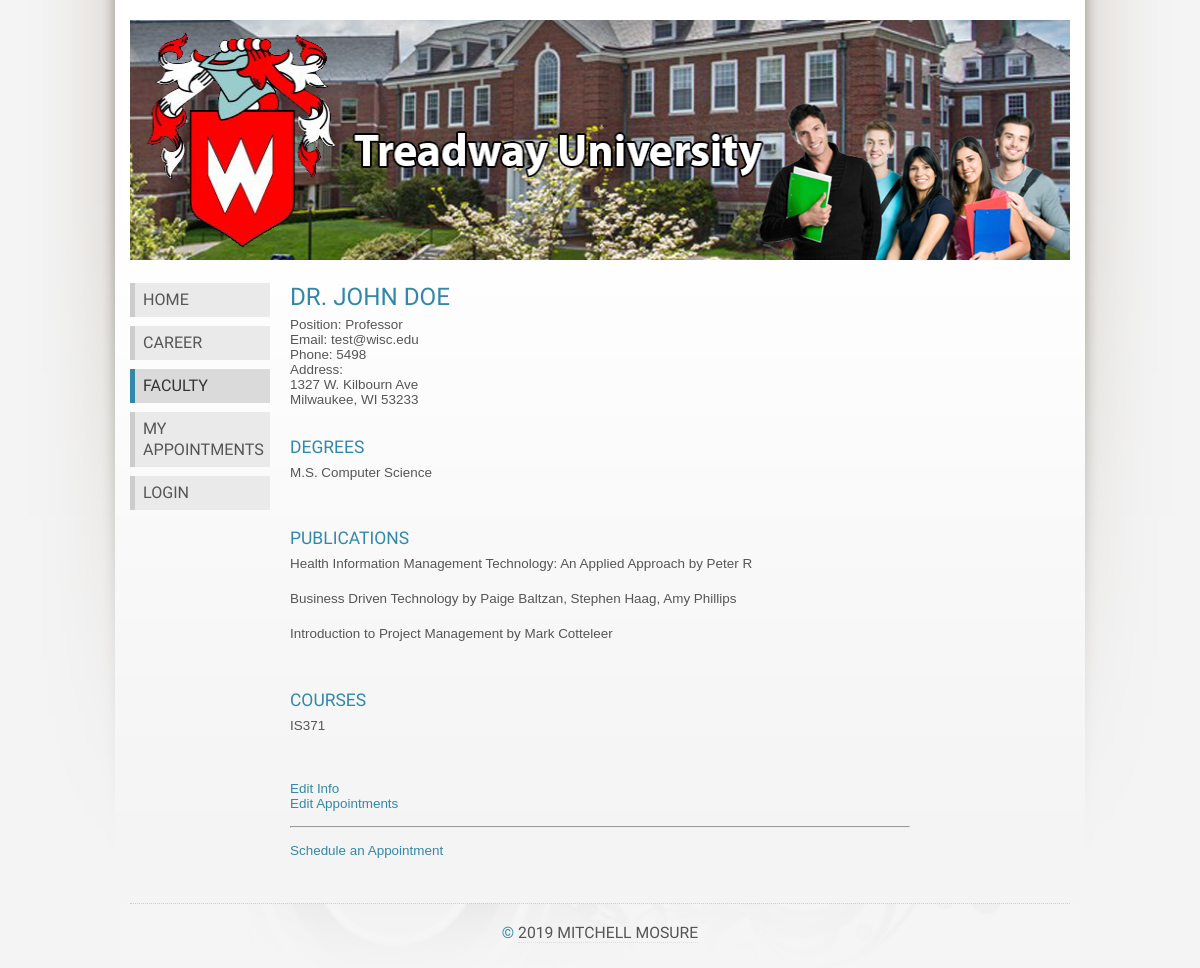
The page /individual.php?id=2 on the database its author committed.
### tables this page shows
CREATE TABLE `faculty` (
  `fac_id` int(10) unsigned NOT NULL AUTO_INCREMENT,
  `uid` int(10) unsigned NOT NULL,
  `position` varchar(100) DEFAULT NULL,
  PRIMARY KEY (`fac_id`),
  KEY `faculty_FK` (`uid`),
  CONSTRAINT `faculty_FK` FOREIGN KEY (`uid`) REFERENCES `users` (`user_id`)
);

CREATE TABLE `users` (
  `user_id` int(10) unsigned NOT NULL AUTO_INCREMENT,
  `username` varchar(20) NOT NULL DEFAULT '',
  `password` varchar(20) NOT NULL DEFAULT '',
  `admin` char(3) NOT NULL DEFAULT 'NO',
  `prefix` varchar(5) DEFAULT NULL,
  `first_name` varchar(50) NOT NULL DEFAULT '',
  `last_name` varchar(50) NOT NULL DEFAULT '',
  `street` varchar(50) DEFAULT NULL,
  `city` varchar(50) DEFAULT NULL,
  `state` char(2) DEFAULT NULL,
  `zip` int(5) DEFAULT '0',
  `phone` int(10) DEFAULT '0',
  `cell` int(10) DEFAULT '0',
  `email` varchar(50) NOT NULL DEFAULT '',
  `active` char(3) NOT NULL DEFAULT 'YES',
  PRIMARY KEY (`user_id`)
);

CREATE TABLE `fac_degrees` (
  `fac_id` int(10) unsigned NOT NULL,
  `name` varchar(100) DEFAULT NULL,
  `id` int(11) NOT NULL AUTO_INCREMENT,
  `index` int(11) DEFAULT NULL,
  PRIMARY KEY (`id`),
  KEY `fac_degrees_FK` (`fac_id`),
  CONSTRAINT `fac_degrees_FK` FOREIGN KEY (`fac_id`) REFERENCES `faculty` (`fac_id`)
);

CREATE TABLE `fac_publications` (
  `fac_id` int(10) unsigned NOT NULL,
  `name` varchar(100) DEFAULT NULL,
  `id` int(11) NOT NULL AUTO_INCREMENT,
  `index` int(10) unsigned DEFAULT NULL,
  PRIMARY KEY (`id`),
  KEY `fac_degrees_FK` (`fac_id`) USING BTREE,
  CONSTRAINT `fac_degrees_FK_copy` FOREIGN KEY (`fac_id`) REFERENCES `faculty` (`fac_id`)
);

CREATE TABLE `fac_courses` (
  `fac_id` int(10) unsigned NOT NULL,
  `name` varchar(100) DEFAULT NULL,
  `id` int(11) NOT NULL AUTO_INCREMENT,
  `index` int(11) DEFAULT NULL,
  PRIMARY KEY (`id`),
  KEY `fac_courses_FK` (`fac_id`),
  CONSTRAINT `fac_courses_FK` FOREIGN KEY (`fac_id`) REFERENCES `faculty` (`fac_id`)
);

### individual.php (the view, shortened to what this page needs)
<!DOCTYPE html PUBLIC "-//W3C//DTD XHTML 1.1 Strict//EN" "http://www.w3.org/TR/xhtml1/DTD/xhtml1-strict.dtd">
<html xmlns="http://www.w3.org/1999/xhtml" lang="en" xml:lang="en">
	<head>
		<link rel="stylesheet" type="text/css" href="origo.css" title="Origo" media="all"/>
	</head>
	<body class="light blue smaller freestyle01">
		<div id="layout">
			<div class="row">
				<div class="col c12 aligncenter">
					<img src="images/front.png" width="960" height="240" alt="" />
				</div>
			</div>
			<div class="row" style="min-height: 600px;">
				<div class="col c2 alignleft">
					<ul class="menu">
						<li><a href="index.php">Home</a></li>
						<li><a href="career.php">Career</a></li>
						<li><a class="current" href="faculty.php">Faculty</a></li>
                        <li><a href="my-apps.php">My Appointments</a></li>
                        <?php
							if ($_SESSION['logABC'] != 'APPLE') {
								echo "<li><a href=\"login.php\">Login</a></li>";
							} else {
								echo "<li><a href=\"logout.php\">Logout</a></li>";
							}
						?>
					</ul>
				</div>
				<div class="col c8">
					<?php
                        include('connect.inc.php');
                        $id = $_GET['id'];
                        $query = "SELECT * FROM faculty, users WHERE faculty.fac_id = '$id' AND faculty.uid = users.user_id";
                        $result = mysqli_query($conn, $query);
                        $query_courses = "SELECT * FROM fac_courses WHERE fac_id = '$id' ORDER BY fac_courses.index";
                        $result_courses = mysqli_query($conn, $query_courses);
                        $query_degrees = "SELECT * FROM fac_degrees WHERE fac_id = '$id' ORDER BY fac_degrees.index";
                        $result_degrees = mysqli_query($conn, $query_degrees);
                        $query_publications = "SELECT * FROM fac_publications WHERE fac_id = '$id' ORDER BY fac_publications.index";
                        $result_publications = mysqli_query($conn, $query_publications);
                        $num = mysqli_num_rows($result);
                        if ($num > 0) {
                            while ($row = mysqli_fetch_assoc($result)) {
                                $fac_id = $row["fac_id"];
                                $position = $row["position"];
                                $prefix = $row["prefix"];
                                $first_name = $row["first_name"];
                                $last_name = $row["last_name"];
                                $email = $row["email"];
                                $phone = $row["phone"];
                                $street = $row["street"];
                                $city = $row["city"];
                                $state = $row["state"];
                                $zip = $row["zip"];
                                echo "<h2>$prefix $first_name $last_name</h2>";
                                echo "<div>Position: $position</div>";
                                echo "<div>Email: $email</div>";
                                echo "<div>Phone: $phone</div>";
                                echo "<div>Address:</div>";
                                echo "<div>$street</div>";
                                echo "<div>$city, $state $zip</div>";
                                echo "<br/>";
                                echo "<br/>";
                                echo "<h3>Degrees</h3>";
                                while ($row_degree = mysqli_fetch_assoc($result_degrees)) {
                                    $name = $row_degree["name"];
                                    echo "<p>$name</p>";
                                }
                                echo "<br/>";
                                echo "<br/>";
                                echo "<h3>Publications</h3>";
                                while ($row_publications = mysqli_fetch_assoc($result_publications)) {
                                    $name = $row_publications["name"];
                                    echo "<p>$name</p>";
                                }
                                echo "<br/>";
                                echo "<br/>";
                                echo "<h3>Courses</h3>";
                                while ($row_courses = mysqli_fetch_assoc($result_courses)) {
                                    $name = $row_courses["name"];
                                    echo "<p>$name</p>";
                                }
                                echo "<br/>";
                                echo "<br/>";
                                echo "<div><a href='edit-fac.php?id=$fac_id'>Edit Info</a></div>";
                                echo "<div><a href='edit-apps.php?id=$fac_id'>Edit Appointments</a></div>";
                                echo "<br/><hr/><br/><div><a href='appointments.php?id=$fac_id'>Schedule an Appointment</a></div>";
                            }
                        }
                        else {
                            echo "No rows found";
                        }
                    ?>
				</div>
			</div>
			<div id="footer" class="row">
				<div class="col c12 aligncenter">
					<h3>&copy; <a href="https://mitchell.mosure.me" target="_blank">2019 Mitchell Mosure</a></h3>
				</div>
			</div>
		</div>
	</body>
</html>

### origo.css (style rules this page uses)
* { margin:0; padding:0; }
body { background:#0a0a0a url(images/background.jpg) top center no-repeat; color:#ccc; font:110% 'Economica',Tahoma,sans-serif; line-height:1.3em; }
a { color:#d06060; text-decoration:none; font-weight:400; }
p,ul,ol,dl { margin:0 0 15px 0; line-height:1.5em; }
h2 { font-size:2.2em; color:#333; margin:0 0 5px; }
h3 { font-size:1.6em; margin:0 0 5px 0; }
h1,h2,h3 { color:#d06060; font-weight:400; line-height:1.2em; font-family:'Economica', sans-serif; }
#layout { margin:40px auto 0; width:960px; }
#footer { background:#0a0a0a url(images/insidebg.jpg) top center no-repeat; }
#footer .col { color:#555; border-top:1px dotted #1a1a1a; padding:20px 0; }
#footer a { color:#555; font-weight:400; text-decoration:none; border-bottom:1px dotted #333; }
.col { float:left; margin:0 10px; overflow:hidden; float:left; display:inline; }
.col img { max-width:100%; }
.row { width:960px; margin:20px auto 0; overflow:hidden; }
.c2 { width:140px; }
.c8 { width:620px; }
.c12 { width:940px; }
ul.menu { list-style:none; margin:0; padding:10px 0; border-top:1px solid #333; }
ul.menu li { list-style:none; text-align:center; font-size:1.2em; margin:0 0 10px; padding:0 0 8px 0; color:#888; border-bottom:1px solid #333; }
ul.menu li a { font-size:1.2em; font-weight:400; }
.alignleft { text-align:left; }
.aligncenter { text-align:center; }
.smaller { font-size:0.9em; }
body.light { background:#f5f5f5 url(images/background-light.jpg) top center no-repeat; color:#555; }
body.light a { color:#d06060; }
body.light h2 { color:#555; }
body.light h1, body.light h2, body.light h3 { color:#d06060; }
body.light ul.menu { border-top:1px solid #ddd; }
body.light ul.menu li { border-bottom:1px solid #ddd; }
body.light #footer { background:#f5f5f5 url(images/insidebg-light.jpg) top center no-repeat; }
body.light #footer .col { color:#555; border-top:1px dotted #ccc; }
body.light #footer a { color:#555; border-bottom:1px dotted #ddd; }
body.blue a { color:#3288a8; }
body.blue h1, body.blue h2, body.blue h3 { color:#3288a8; }
body.freestyle01 { font:84% Tahoma,sans-serif; }
body.freestyle01 #layout { margin:20px auto 0; width:960px; }
body.freestyle01 h1, body.freestyle01 h2, body.freestyle01 h3, body.freestyle01 ul.menu li a { font-family: 'Dosis', sans-serif; text-transform:uppercase; }
body.freestyle01 h2 { font-size:1.8em; }
body.freestyle01 h3 { font-size:1.3em; }
body.freestyle01 ul.menu { list-style:none; margin:0 0 15px 0; border:0; padding:0; position:relative; }
body.freestyle01 ul.menu li { list-style:none; text-align:left; font-size:1.2em; margin:0 0 1px; border:0; color:#888; }
body.freestyle01 ul.menu li a { font-size:1em; color:#555; padding:7px 5px 7px 8px; border-left:5px solid #ccc; background-color:#eaeaea; display:block; font-weight:400; }
body.freestyle01 ul.menu li a:hover, body.freestyle01 ul.menu li a.current { color:#333; border-color:#3288a8; background-color:#dadada;text-decoration:none; }
body.freestyle01 #footer { font-size:0.9em; color:#999; }

### rows shown on the page
faculty: uid.prefix "DR.", uid.first_name "JOHN", uid.last_name "DOE", position "Professor", uid.email "test@wisc.edu", uid.phone "5498", uid.street "1327 W. Kilbourn Ave", uid.city "Milwaukee", uid.state "WI", uid.zip "53233"
fac_degrees: name "M.S. Computer Science"
fac_publications: name "Health Information Management Technology: An Applied Approach by Peter R"
fac_publications: name "Business Driven Technology by Paige Baltzan, Stephen Haag, Amy Phillips"
fac_publications: name "Introduction to Project Management by Mark Cotteleer"
fac_courses: name "IS371"
